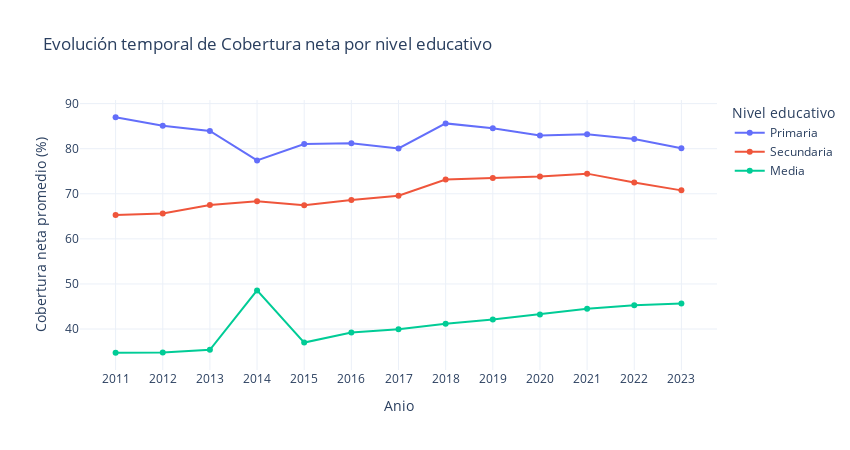
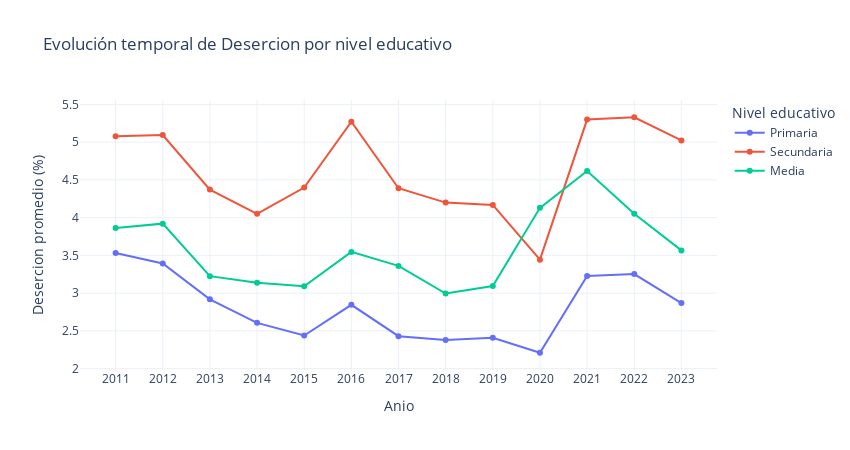
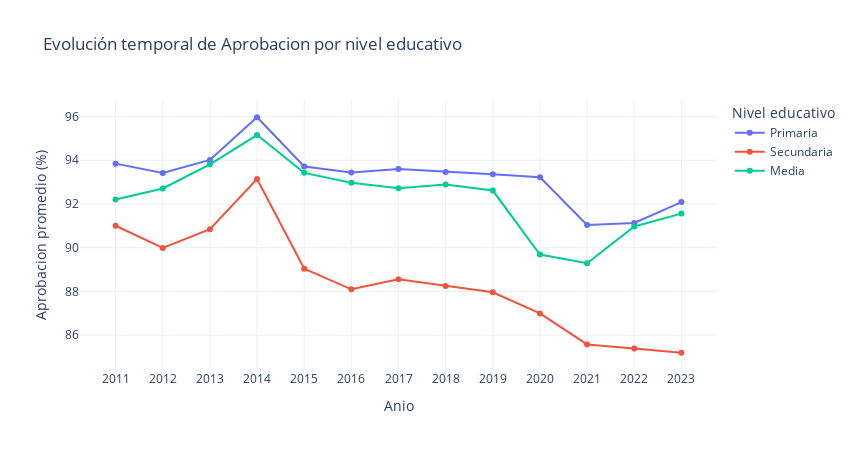
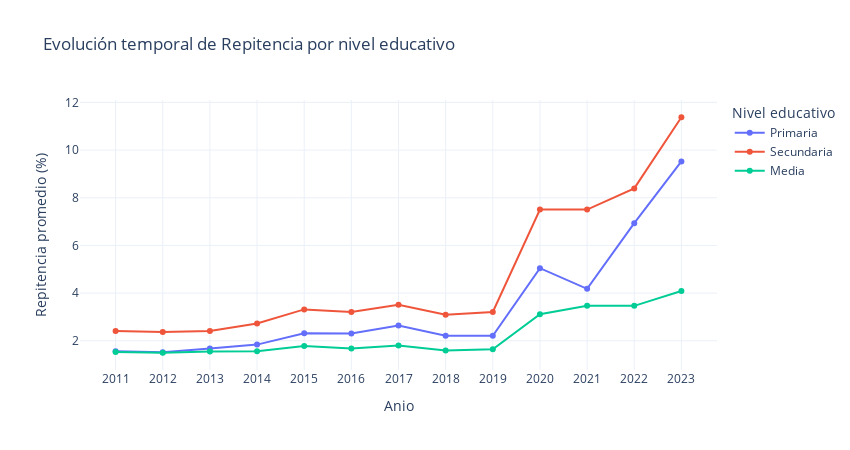

The cell these charts' notebook holds for them, in order:
### Markdown cell above
El gráfico muestra la evolución temporal de indicadores educativos promedio entre 2011 y 2023 donde podemos destacar:

- **Estabilidad en cobertura y aprobación:** La cobertura neta y la aprobación han mantenido valores elevados y relativamente estables a lo largo de los años, lo que sugiere una continuidad en el acceso y éxito académico de los estudiantes.
- **Tendencias de deserción, repitencia y reprobación:** Estos indicadores presentan valores bajos y estables, lo que podría reflejar esfuerzos en políticas educativas para reducir el abandono escolar y mejorar la calidad de enseñanza.
- **Comparaciones de trayectoria:** La aprobación sigue una línea similar a la cobertura neta, indicando que los estudiantes que acceden a la educación tienden a completar su ciclo con éxito. Mientras tanto, la deserción, repitencia y reprobación mantienen valores bajos sin grandes fluctuaciones.
- **Evaluación de impacto en educación:** Esta estabilidad en indicadores clave podría mostrar que las condiciones del sistema educativo han sido constantes en la última década, aunque sería interesante analizar posibles influencias como cambios en políticas gubernamentales, pandemias o reformas educativas.

### Code cell
plotly_subcategories_time_series(
    df_cleaned,
    subcategories_dict=SUBCATEGORIAS_PLOTLY,
    time_col='anio',
    save_path_prefix=os.path.join(FIGURES_PATH, 'test_evolucion_nivel_')
)

### Figure 1 — Plotly figure (JSON) as saved in the notebook; plotly's stock layout.template omitted (floating-point values rounded to 4 significant figures)
{"data": [{"mode": "lines+markers", "name": "Primaria", "type": "scatter", "x": [2011, 2012, 2013, 2014, 2015, 2016, 2017, 2018, 2019, 2020, 2021, 2022, 2023], "y": [86.97, 85.08, 83.93, 77.39, 81.02, 81.22, 80.04, 85.61, 84.55, 82.93, 83.22, 82.15, 80.09]}, {"mode": "lines+markers", "name": "Secundaria", "type": "scatter", "x": [2011, 2012, 2013, 2014, 2015, 2016, 2017, 2018, 2019, 2020, 2021, 2022, 2023], "y": [65.3, 65.63, 67.51, 68.37, 67.48, 68.64, 69.57, 73.15, 73.52, 73.82, 74.46, 72.51, 70.75]}, {"mode": "lines+markers", "name": "Media", "type": "scatter", "x": [2011, 2012, 2013, 2014, 2015, 2016, 2017, 2018, 2019, 2020, 2021, 2022, 2023], "y": [34.74, 34.81, 35.4, 48.57, 36.99, 39.23, 39.97, 41.17, 42.12, 43.25, 44.5, 45.28, 45.67]}], "layout": {"height": 450, "hovermode": "x unified", "legend": {"title": {"text": "Nivel educativo"}}, "title": {"text": "Evolución temporal de Cobertura neta por nivel educativo"}, "width": 850, "xaxis": {"dtick": 1, "tickmode": "array", "tickvals": [2011, 2012, 2013, 2014, 2015, 2016, 2017, 2018, 2019, 2020, 2021, 2022, 2023], "title": {"text": "Anio"}}, "yaxis": {"title": {"text": "Cobertura neta promedio (%)"}}}}

### Figure 2 — Plotly figure (JSON) as saved in the notebook; plotly's stock layout.template omitted (floating-point values rounded to 4 significant figures)
{"data": [{"mode": "lines+markers", "name": "Primaria", "type": "scatter", "x": [2011, 2012, 2013, 2014, 2015, 2016, 2017, 2018, 2019, 2020, 2021, 2022, 2023], "y": [3.531, 3.393, 2.918, 2.606, 2.439, 2.845, 2.43, 2.379, 2.41, 2.21, 3.228, 3.252, 2.869]}, {"mode": "lines+markers", "name": "Secundaria", "type": "scatter", "x": [2011, 2012, 2013, 2014, 2015, 2016, 2017, 2018, 2019, 2020, 2021, 2022, 2023], "y": [5.079, 5.094, 4.371, 4.05, 4.398, 5.271, 4.389, 4.199, 4.169, 3.443, 5.299, 5.33, 5.023]}, {"mode": "lines+markers", "name": "Media", "type": "scatter", "x": [2011, 2012, 2013, 2014, 2015, 2016, 2017, 2018, 2019, 2020, 2021, 2022, 2023], "y": [3.864, 3.92, 3.225, 3.137, 3.09, 3.546, 3.361, 2.995, 3.094, 4.13, 4.618, 4.051, 3.566]}], "layout": {"height": 450, "hovermode": "x unified", "legend": {"title": {"text": "Nivel educativo"}}, "title": {"text": "Evolución temporal de Desercion por nivel educativo"}, "width": 850, "xaxis": {"dtick": 1, "tickmode": "array", "tickvals": [2011, 2012, 2013, 2014, 2015, 2016, 2017, 2018, 2019, 2020, 2021, 2022, 2023], "title": {"text": "Anio"}}, "yaxis": {"title": {"text": "Desercion promedio (%)"}}}}

### Figure 3 — Plotly figure (JSON) as saved in the notebook; plotly's stock layout.template omitted (floating-point values rounded to 4 significant figures)
{"data": [{"mode": "lines+markers", "name": "Primaria", "type": "scatter", "x": [2011, 2012, 2013, 2014, 2015, 2016, 2017, 2018, 2019, 2020, 2021, 2022, 2023], "y": [93.84, 93.41, 94.01, 95.97, 93.71, 93.44, 93.59, 93.46, 93.36, 93.22, 91.04, 91.13, 92.09]}, {"mode": "lines+markers", "name": "Secundaria", "type": "scatter", "x": [2011, 2012, 2013, 2014, 2015, 2016, 2017, 2018, 2019, 2020, 2021, 2022, 2023], "y": [91.0, 89.99, 90.85, 93.14, 89.04, 88.1, 88.56, 88.25, 87.96, 86.99, 85.58, 85.39, 85.19]}, {"mode": "lines+markers", "name": "Media", "type": "scatter", "x": [2011, 2012, 2013, 2014, 2015, 2016, 2017, 2018, 2019, 2020, 2021, 2022, 2023], "y": [92.2, 92.71, 93.81, 95.15, 93.42, 92.97, 92.72, 92.89, 92.61, 89.69, 89.29, 90.97, 91.56]}], "layout": {"height": 450, "hovermode": "x unified", "legend": {"title": {"text": "Nivel educativo"}}, "title": {"text": "Evolución temporal de Aprobacion por nivel educativo"}, "width": 850, "xaxis": {"dtick": 1, "tickmode": "array", "tickvals": [2011, 2012, 2013, 2014, 2015, 2016, 2017, 2018, 2019, 2020, 2021, 2022, 2023], "title": {"text": "Anio"}}, "yaxis": {"title": {"text": "Aprobacion promedio (%)"}}}}

### Figure 4 — Plotly figure (JSON) as saved in the notebook; plotly's stock layout.template omitted (floating-point values rounded to 4 significant figures)
{"data": [{"mode": "lines+markers", "name": "Primaria", "type": "scatter", "x": [2011, 2012, 2013, 2014, 2015, 2016, 2017, 2018, 2019, 2020, 2021, 2022, 2023], "y": [1.565, 1.52, 1.676, 1.839, 2.313, 2.305, 2.64, 2.208, 2.21, 5.047, 4.18, 6.934, 9.525]}, {"mode": "lines+markers", "name": "Secundaria", "type": "scatter", "x": [2011, 2012, 2013, 2014, 2015, 2016, 2017, 2018, 2019, 2020, 2021, 2022, 2023], "y": [2.413, 2.365, 2.41, 2.726, 3.316, 3.212, 3.513, 3.091, 3.205, 7.507, 7.506, 8.393, 11.38]}, {"mode": "lines+markers", "name": "Media", "type": "scatter", "x": [2011, 2012, 2013, 2014, 2015, 2016, 2017, 2018, 2019, 2020, 2021, 2022, 2023], "y": [1.527, 1.498, 1.548, 1.562, 1.779, 1.673, 1.802, 1.591, 1.645, 3.112, 3.471, 3.466, 4.087]}], "layout": {"height": 450, "hovermode": "x unified", "legend": {"title": {"text": "Nivel educativo"}}, "title": {"text": "Evolución temporal de Repitencia por nivel educativo"}, "width": 850, "xaxis": {"dtick": 1, "tickmode": "array", "tickvals": [2011, 2012, 2013, 2014, 2015, 2016, 2017, 2018, 2019, 2020, 2021, 2022, 2023], "title": {"text": "Anio"}}, "yaxis": {"title": {"text": "Repitencia promedio (%)"}}}}
